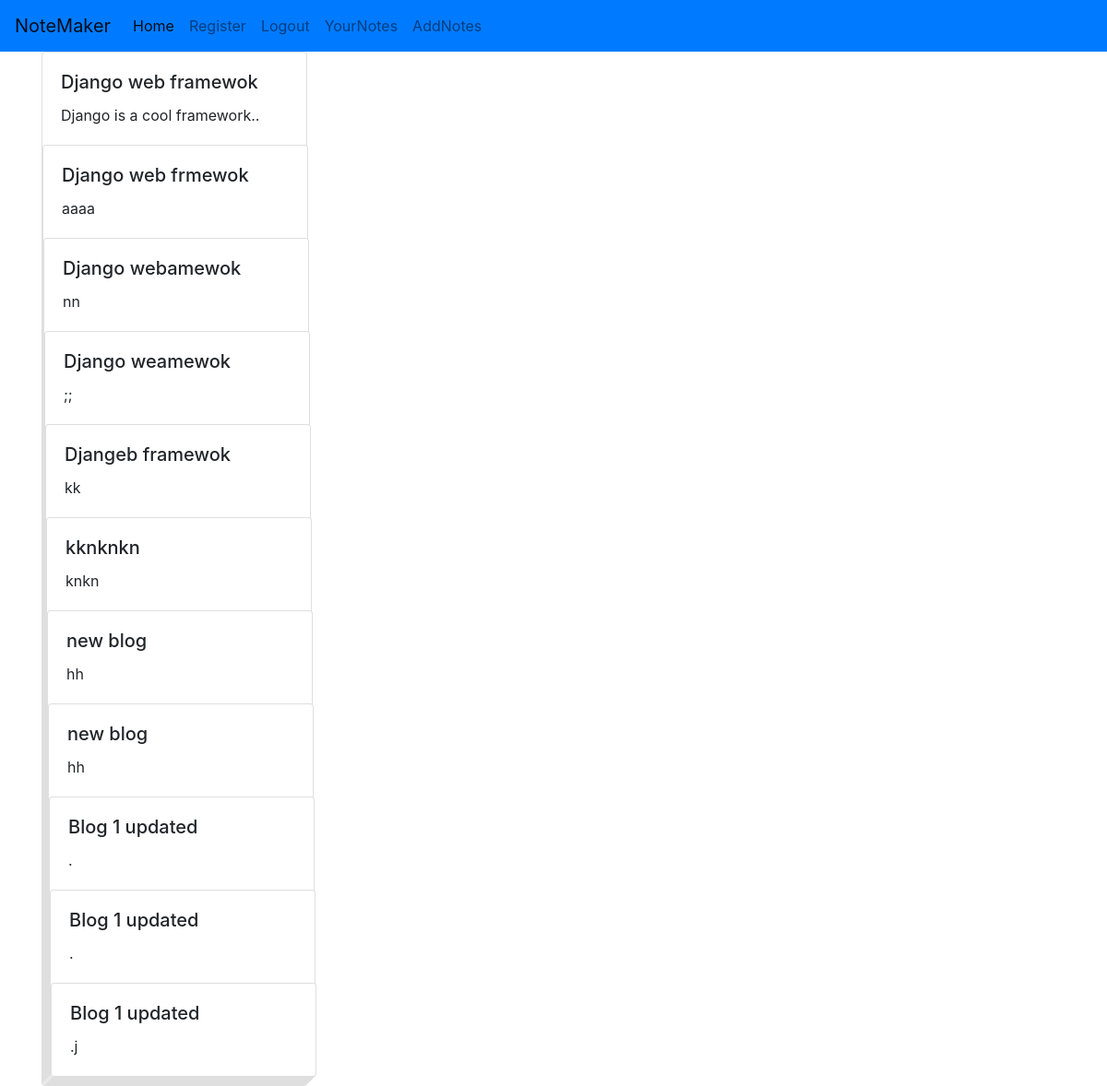
Screenshot of /notemakerapp/notes/ (signed in) with the database file from the repository.
### notemakerapp/models.py (models this page shows, shortened)
class Note(models.Model):
    user=models.ForeignKey(User,on_delete=models.CASCADE)
    title=models.CharField(max_length=30)
    text=models.TextField()

### notemakerapp/views.py (the view)
# urls.py: path('notes/',views.notes_view,name="notes"),
def notes_view(request):
    logged_in_user = request.user
    logged_in_user_posts = Note.objects.filter(user=logged_in_user)
    return render(request, 'notemakerapp/notes.html', {'notes': logged_in_user_posts})

### templates/notemakerapp/notes.html (shortened to what this page needs)
{%extends 'notemakerapp/base.html'%}
{%block body_block%}
{%if user.is_authenticated%}
{%if notes%}
  {%for note in notes%}
      <div class="card" style="width: 18rem;">
  <div class="card-body">
    <h5 class="card-title">{{note.title}}</h5>
    <p class="card-text">{{note.text}}</p>
  </div>
  {%endfor%}
</div>
{%endif%}
    {%else%}
    <p>Go on create your first note</p>
    {%endif%}
    {%endblock%}

### templates/notemakerapp/base.html (shortened to what this page needs)
<!DOCTYPE html>
<html lang="en" dir="ltr">
  <head>
    <link rel="stylesheet" href="https://stackpath.bootstrapcdn.com/bootstrap/4.4.1/css/bootstrap.min.css">
  </head>
  <body>
    <nav class="navbar navbar-expand-lg navbar-light bg-primary">
  <a class="navbar-brand" href="#">NoteMaker</a>
  <div class="collapse navbar-collapse" id="navbarNavDropdown">
    <ul class="navbar-nav">
      <li class="nav-item active">
        <a class="nav-link" href="{% url 'notemakerapp:index'%}">Home<span class="sr-only">(current)</span></a>
      </li>
      <li class="nav-item">
        <a class="nav-link" href="{%url 'notemakerapp:register'%}">Register</a>
      </li>
    {%if user.is_authenticated%}
    <li class="nav-item">
      <a class="nav-link" href="{% url 'notemakerapp:logout'%}">Logout</a>
    </li>
    <li class="nav-item">
      <a class="nav-link" href="{% url 'notemakerapp:notes'%}">YourNotes</a>
    </li>
    <li class="nav-item">
      <a class="nav-link" href="{% url 'notemakerapp:note_add' %}">AddNotes</a>
    </li>
    {%else%}
    <li class="nav-item">
      <a class="nav-link" href="{% url 'notemakerapp:login'%}">Login</a>
    </li>
    {%endif%}
  </ul>
  </div>
</nav>
<div class="container">
  {%block body_block%}
  {%endblock%}
</div>
  </body>
</html>

### rows the page displays
Note: title "Django web framewok", text "Django is a cool framework.."
Note: title "Django web frmewok", text "aaaa"
Note: title "Django webamewok", text "nn"
Note: title "Django weamewok", text ";;"
Note: title "Djangeb framewok", text "kk"
Note: title "kknknkn", text "knkn"
Note: title "new blog", text "hh"
Note: title "new blog", text "hh"
Note: title "Blog 1 updated", text "."
Note: title "Blog 1 updated", text "."
Note: title "Blog 1 updated", text ".j"
